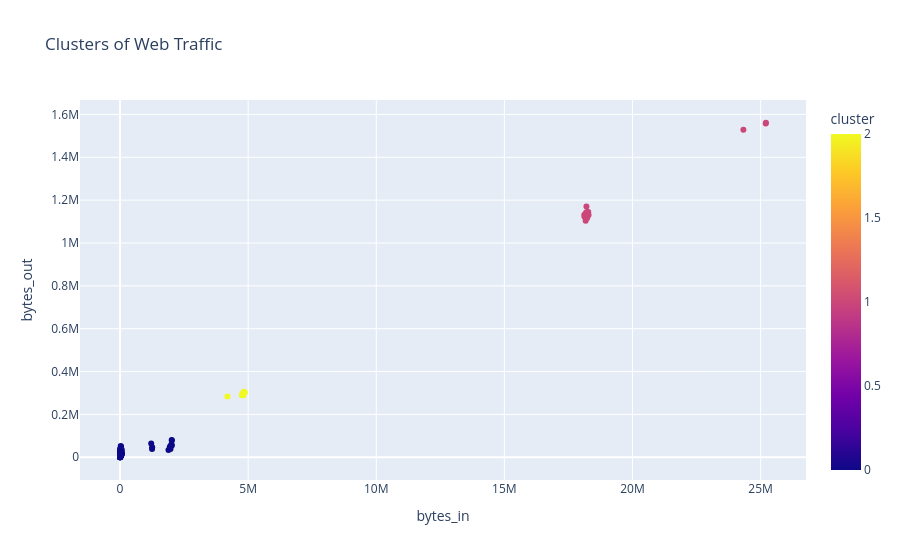

Here is the notebook cell this chart was saved with:
### Code cell
# Clustering with KMeans
features = df[['bytes_in', 'bytes_out', 'session_duration']]
kmeans = KMeans(n_clusters=3, random_state=42)
df['cluster'] = kmeans.fit_predict(features)

# Plot clusters
fig_cluster = px.scatter(df, x='bytes_in', y='bytes_out', color='cluster', title='Clusters of Web Traffic')
fig_cluster.show()

### Figure 1 — Plotly figure (JSON) as saved in the notebook; plotly's stock layout.template omitted (floating-point values rounded to 4 significant figures; data arrays with more than 128 entries replaced by an {"elided": "..."} marker saying what was removed)
{"data": [{"hovertemplate": "bytes_in=%{x}<br>bytes_out=%{y}<br>cluster=%{marker.color}<extra></extra>", "legendgroup": "", "marker": {"color": {"elided": "282 int values"}, "coloraxis": "coloraxis", "symbol": "circle"}, "mode": "markers", "name": "", "orientation": "v", "showlegend": false, "type": "scatter", "x": {"elided": "282 int values"}, "xaxis": "x", "y": {"elided": "282 int values"}, "yaxis": "y"}], "layout": {"coloraxis": {"colorbar": {"title": {"text": "cluster"}}, "colorscale": [[0, "#0d0887"], [0.1111, "#46039f"], [0.2222, "#7201a8"], [0.3333, "#9c179e"], [0.4444, "#bd3786"], [0.5556, "#d8576b"], [0.6667, "#ed7953"], [0.7778, "#fb9f3a"], [0.8889, "#fdca26"], [1, "#f0f921"]]}, "legend": {"tracegroupgap": 0}, "title": {"text": "Clusters of Web Traffic"}, "xaxis": {"anchor": "y", "domain": [0, 1], "title": {"text": "bytes_in"}}, "yaxis": {"anchor": "x", "domain": [0, 1], "title": {"text": "bytes_out"}}}}
